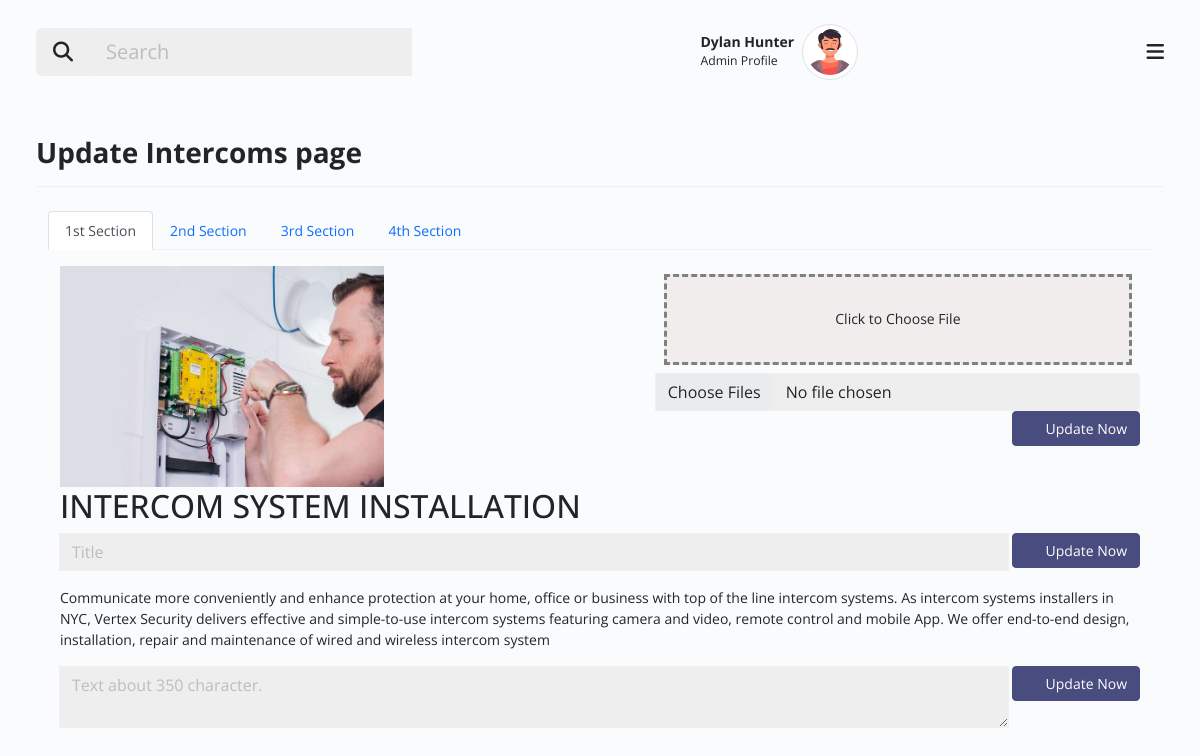
/admin/intercoms_page_settings.php (signed in), run on the app's committed database.
### tables this page shows
CREATE TABLE `_users` (
  `id` int(11) NOT NULL,
  `first_name` varchar(25) NOT NULL,
  `last_name` varchar(25) NOT NULL,
  `email` varchar(50) NOT NULL,
  `password` varchar(25) NOT NULL,
  `date` datetime NOT NULL
);

CREATE TABLE `_page4` (
  `pageid` int(11) NOT NULL,
  `content1` text NOT NULL,
  `content2` text NOT NULL,
  `content3` text NOT NULL,
  `content4` text NOT NULL,
  `content5` text NOT NULL,
  `content6` text NOT NULL,
  `content7` text NOT NULL,
  `content8` text NOT NULL,
  `content9` text NOT NULL,
  `content10` text NOT NULL,
  `content11` text NOT NULL,
  `content12` text NOT NULL,
  `modified_count` int(11) NOT NULL,
  `modified_date` datetime NOT NULL,
  `created` timestamp NOT NULL DEFAULT current_timestamp() ON UPDATE current_timestamp()
);

### admin/intercoms_page_settings.php (the view, shortened to what this page needs)
<?php
$formactionurl = "intercoms_page_server.php";
?>
<?php
require('_dbconnection.php');
$sql_page = "SELECT * FROM _page4 WHERE pageid='4'";
$result_page = mysqli_query($conn, $sql_page);
$row_page = mysqli_fetch_assoc($result_page);
?>
<?php
require_once('_header.php');
require_once('_sidebar.php');
require_once('_bodyheader.php');
?>
<div class="body d-flex py-lg-3 py-md-2">
    <div class="container-xxl">
        <div class="row clearfix">
            <div class="col-md-12">
                <div class="card border-0 mb-4 no-bg">
                    <div class="card-header py-3 px-0 d-flex align-items-center  justify-content-between border-bottom">
                        <h3 class=" fw-bold flex-fill mb-0">Update Intercoms page</h3>
                    </div>
                </div>
            </div>
        </div>
        <div class="container">
            <div class="profile-head">
                <ul class="nav nav-tabs" id="myTab" role="tablist">
                    <li class="nav-item">
                        <a class="nav-link active" id="home-tab" data-toggle="tab" href="#tab1" role="tab"
                            aria-controls="home" aria-selected="true">1st Section</a>
                    </li>
                    <li class="nav-item">
                        <a class="nav-link" id="profile-tab" data-toggle="tab" href="#tab2" role="tab"
                            aria-controls="profile" aria-selected="false">2nd Section</a>
                    </li>
                    <li class="nav-item">
                        <a class="nav-link" id="profile-tab" data-toggle="tab" href="#tab3" role="tab"
                            aria-controls="profile" aria-selected="false">3rd Section</a>
                    </li>
                    <li class="nav-item">
                        <a class="nav-link" id="profile-tab" data-toggle="tab" href="#tab4" role="tab"
                            aria-controls="profile" aria-selected="false">4th Section</a>
                    </li>
                </ul>
            </div>
        </div>
        <div class="container">
            <div class="tab-content profile-tab" id="myTabContent">
                <div class="tab-pane fade show active" id="tab1" role="tabpanel" aria-labelledby="home-tab">
                    <div class="container mt-3">
                        <div class="section-title fl-wrap">
                            <div class="fl-wrap d-flex justify-content-between">
                                <div class="w-30">
                                    <img src="../assets/assets4/images/<?php echo $row_page['content3']; ?>"
                                        class="w-100" alt="" srcset="">
                                </div>
                                <div class="w-70">
                                    <form action="<?php echo $formactionurl; ?>" method="POST"
                                        enctype="multipart/form-data">
                                        <div class="input-group">
                                            <label id="file-input-label" for="image-input-file1">Click to Choose
                                                File</label>
                                            <input type="file" class="form-control" name="img[content3]"
                                                id="image-input-file1" multiple>
                                        </div>
                                        <div class="d-flex flex-wrap align-items-center ct-btn-set">
                                            <button type="submit" class="btn btn-dark ms-auto "><i
                                                    class="icofont-plus-circle me-2 fs-6"></i>Update Now</button>
                                        </div>
                                    </form>
                                </div>
                            </div>
                            <h2>
                                <?php echo $row_page['content1']; ?>
                            </h2>
                            <form action="<?php echo $formactionurl; ?>" method="POST">
                                <div class="input-group mb-3">
                                    <input name="text[content1]" type="text" class="form-control" placeholder="Title"
                                        aria-label="Recipient's username" aria-describedby="basic-addon2">
                                    <div class="input-group-append">
                                        <div class="d-flex flex-wrap align-items-center ct-btn-set">
                                            <button type="submit" class="btn btn-dark ms-1 "><i
                                                    class="icofont-plus-circle me-2 fs-6"></i>Update Now</button>
                                        </div>
                                    </div>
                                </div>
                            </form>
                            <p>
                                <?php echo $row_page['content2']; ?>
                            </p>
                            <form action="<?php echo $formactionurl; ?>" method="POST">
                                <div class="input-group">
                                    <textarea name="text[content2]" placeholder="Text about 350 character."
                                        style="white-space: pre-line" class="form-control"
                                        aria-label="With textarea"></textarea>
                                    <div class="input-group-prepend">
                                        <div class="d-flex flex-wrap align-items-center ct-btn-set">
                                            <button type="submit" class="btn btn-dark ms-1 "><i
                                                    class="icofont-plus-circle me-2 fs-6"></i>Update Now</button>
                                        </div>
                                    </div>
                                </div>
                            </form>
                        </div>
                    </div>
                </div>
            </div>
        </div>
    </div>
</div>
<?php
require_once('_footer.php');
?>

### admin/_bodyheader.php (shortened to what this page needs)
<div class="main px-lg-4 px-md-4">
    <div class="header">
        <nav class="navbar py-4">
            <div class="container-xxl">
                <?php
                        require('_dbconnection.php');
                        $sql = "SELECT * FROM _users";
                        $result = mysqli_query($conn, $sql);
                        $row = mysqli_fetch_assoc($result);
                        $user_fname =  "".$row['first_name']." ".$row['last_name']."";
                        ?>
                <div class="h-right d-flex align-items-center mr-5 mr-lg-0 order-1">
                    <div class="dropdown user-profile ml-2 ml-sm-3 d-flex align-items-center zindex-popover">
                        <div class="u-info me-2">
                            <p class="mb-0 text-end line-height-sm "><span class="font-weight-bold"><?php echo $user_fname; ?></span></p>
                            <small>Admin Profile</small>
                        </div>
                        <a class="nav-link dropdown-toggle pulse p-0" href="#" role="button" data-bs-toggle="dropdown" data-bs-display="static">
                            <img class="avatar lg rounded-circle img-thumbnail" src="assets/images/profile_av.png" alt="profile">
                        </a>
                    </div>
                </div>
                <button class="navbar-toggler p-0 border-0 menu-toggle order-3" type="button" data-bs-toggle="collapse" data-bs-target="#mainHeader">
                    <span class="fa fa-bars"></span>
                </button>
                <div class="order-0 col-lg-4 col-md-4 col-sm-12 col-12 mb-3 mb-md-0 ">
                    <div class="input-group flex-nowrap input-group-lg">
                        <button type="button" class="input-group-text" id="addon-wrapping"><i class="fa fa-search"></i></button>
                        <input type="search" class="form-control" placeholder="Search" aria-label="search" aria-describedby="addon-wrapping">
                    </div>
                </div>
            </div>
        </nav>
    </div>

### css/custom.css (style rules this page uses)
#file-input-label { text-align: center; width: 100%; display: block; height: 91px; margin: 0.5rem; border: dashed gray; background: #f2eded; line-height: 6; }

### data on the page
_users: user_fname "Dylan Hunter"
_page4: content3 (picture), content1 "INTERCOM SYSTEM INSTALLATION", content2 "Communicate more conveniently and enhance protection at your home, office or business with top of the line intercom systems. As intercom systems installers in NYC, Vertex Security delivers effective and simple-to-use intercom systems featuring camera and video, remote control and mobile App. We offer end-to-end design, installation, repair and maintenance of wired and wireless intercom system"
